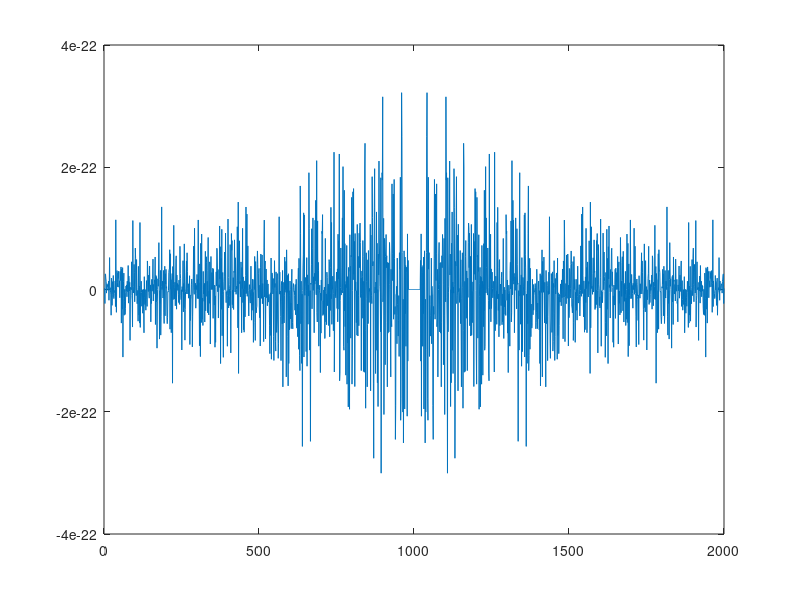

MATLAB code to generate this figure:
noise = csvread('noise.csv');
sig = csvread('signal.csv');

z = noise(:,2) + sqrt(-1) * noise(:,3);

%f = transpose(linspace(-10000,10000,200000));

t = ifft(z);

plot(real(z));